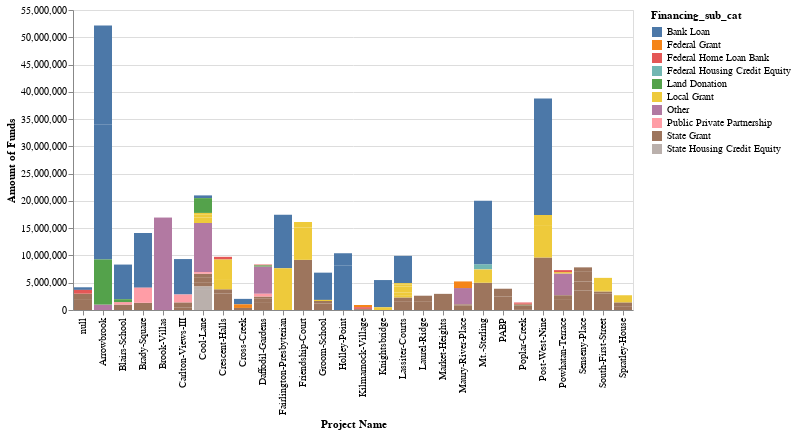

The code cell stored with this chart in its notebook:
### Code cell
alt.Chart(virginia_graph).mark_bar().encode(
    x='Project Name',
    y='Amount of Funds',
    color='Financing_sub_cat',
    tooltip=['Financing_sub_cat']
)

### Figure 1 — Vega-Lite specification as saved in the notebook (floating-point values rounded to 4 significant figures)
{"config": {"view": {"continuousWidth": 400, "continuousHeight": 300}}, "data": {"name": "data-00ca1c659753bc9e91703015b4edcfe9"}, "mark": "bar", "encoding": {"color": {"type": "nominal", "field": "Financing_sub_cat"}, "tooltip": [{"type": "nominal", "field": "Financing_sub_cat"}], "x": {"type": "nominal", "field": "Project Name"}, "y": {"type": "quantitative", "field": "Amount of Funds"}}, "$schema": "https://vega.github.io/schema/vega-lite/v4.0.2.json", "datasets": {"data-00ca1c659753bc9e91703015b4edcfe9": [{"Project Name": "Blairs-School", "Financing_sub_cat": "Bank Loan", "Funding Type": "Construction Financing", "Interest Rate": null, "Amount of Funds": 6350000.0, "State": "Virginia"}, {"Project Name": "Blairs-School", "Financing_sub_cat": "State Grant", "Funding Type": "Permanent Financing", "Interest Rate": "2.95%", "Amount of Funds": 1000000.0, "State": "Virginia"}, {"Project Name": "Blairs-School", "Financing_sub_cat": "Public Private Partnership", "Funding Type": "Permanent Financing", "Interest Rate": "6.50%", "Amount of Funds": 450000.0, "State": "Virginia"}, {"Project Name": "Blairs-School", "Financing_sub_cat": "Land Donation", "Funding Type": "Subsidized Financing", "Interest Rate": null, "Amount of Funds": 530500.0, "State": "Virginia"}, {"Project Name": "Fairlington-Presbyterian", "Financing_sub_cat": "Bank Loan", "Funding Type": "Permanent Financing", "Interest Rate": "4.23%", "Amount of Funds": 9796000.0, "State": "Virginia"}, {"Project Name": "Fairlington-Presbyterian", "Financing_sub_cat": "Local Grant", "Funding Type": "Permanent Financing", "Interest Rate": "1.00%", "Amount of Funds": 7650000.0, "State": "Virginia"}, {"Project Name": "Groom-School", "Financing_sub_cat": "Bank Loan", "Funding Type": "Construction Financing", "Interest Rate": null, "Amount of Funds": 5000000.0, "State": "Virginia"}, {"Project Name": "Groom-School", "Financing_sub_cat": "State Grant", "Funding Type": "Permanent Financing", "Interest Rate": "2.95%", "Amount of Funds": 1200000.0, "State": "Virginia"}, {"Project Name": "Groom-School", "Financing_sub_cat": "State Grant", "Funding Type": "Permanent Financing", "Interest Rate": "3.00%", "Amount of Funds": 450000.0, "State": "Virginia"}, {"Project Name": "Groom-School", "Financing_sub_cat": "Local Grant", "Funding Type": "Permanent Financing", "Interest Rate": "0.00%", "Amount of Funds": 197500.0, "State": "Virginia"}, {"Project Name": "Crescent-Halls", "Financing_sub_cat": "Other", "Funding Type": "Construction Financing", "Interest Rate": null, "Amount of Funds": null, "State": "Virginia"}, {"Project Name": "Crescent-Halls", "Financing_sub_cat": "State Grant", "Funding Type": "Permanent Financing", "Interest Rate": "0.50%", "Amount of Funds": 3000000.0, "State": "Virginia"}, {"Project Name": "Crescent-Halls", "Financing_sub_cat": "State Grant", "Funding Type": "Permanent Financing", "Interest Rate": "1.00%", "Amount of Funds": 800000.0, "State": "Virginia"}, {"Project Name": "Crescent-Halls", "Financing_sub_cat": "Federal Home Loan Bank", "Funding Type": "Permanent Financing", "Interest Rate": "0.00%", "Amount of Funds": 500000.0, "State": "Virginia"}, {"Project Name": "Crescent-Halls", "Financing_sub_cat": "Local Grant", "Funding Type": "Permanent Financing", "Interest Rate": "0.00%", "Amount of Funds": 1875000.0, "State": "Virginia"}, {"Project Name": "Crescent-Halls", "Financing_sub_cat": "Local Grant", "Funding Type": "Permanent Financing", "Interest Rate": "0.00%", "Amount of Funds": 3575000.0, "State": "Virginia"}, {"Project Name": "Senseny-Place", "Financing_sub_cat": "State Grant", "Funding Type": "Construction Financing", "Interest Rate": null, "Amount of Funds": 3559000.0, "State": "Virginia"}, {"Project Name": "Senseny-Place", "Financing_sub_cat": "State Grant", "Funding Type": "Permanent Financing", "Interest Rate": "5.00%", "Amount of Funds": 1669000.0, "State": "Virginia"}, {"Project Name": "Senseny-Place", "Financing_sub_cat": "State Grant", "Funding Type": "Permanent Financing", "Interest Rate": "2.95%", "Amount of Funds": 1890000.0, "State": "Virginia"}, {"Project Name": "Senseny-Place", "Financing_sub_cat": "State Grant", "Funding Type": "Permanent Financing", "Interest Rate": "1.00%", "Amount of Funds": 700000.0, "State": "Virginia"}, {"Project Name": "Post-West-Nine", "Financing_sub_cat": "Bank Loan", "Funding Type": "Construction Financing", "Interest Rate": null, "Amount of Funds": 21340000.0, "State": "Virginia"}, {"Project Name": "Post-West-Nine", "Financing_sub_cat": "State Grant", "Funding Type": "Permanent Financing", "Interest Rate": "4.52%", "Amount of Funds": 9627000.0, "State": "Virginia"}, {"Project Name": "Post-West-Nine", "Financing_sub_cat": "Local Grant", "Funding Type": "Permanent Financing", "Interest Rate": "1.00%", "Amount of Funds": 5790000.0, "State": "Virginia"}, {"Project Name": "Post-West-Nine", "Financing_sub_cat": "Local Grant", "Funding Type": "Permanent Financing", "Interest Rate": "3.75%", "Amount of Funds": 2000000.0, "State": "Virginia"}, {"Project Name": "Mt.-Sterling", "Financing_sub_cat": "Bank Loan", "Funding Type": "Construction Financing", "Interest Rate": null, "Amount of Funds": 11690000.0, "State": "Virginia"}, {"Project Name": "Mt.-Sterling", "Financing_sub_cat": "Federal Housing Credit Equity", "Funding Type": "Construction Financing", "Interest Rate": null, "Amount of Funds": 919900.0, "State": "Virginia"}, {"Project Name": "Mt.-Sterling", "Financing_sub_cat": "State Grant", "Funding Type": "Permanent Financing", "Interest Rate": "3.74%", "Amount of Funds": 4997000.0, "State": "Virginia"}, {"Project Name": "Mt.-Sterling", "Financing_sub_cat": "Local Grant", "Funding Type": "Permanent Financing", "Interest Rate": "2.75%", "Amount of Funds": 2380000.0, "State": "Virginia"}, {"Project Name": "Mt.-Sterling", "Financing_sub_cat": "Local Grant", "Funding Type": "Subsidized Financing", "Interest Rate": null, "Amount of Funds": 65000.0, "State": "Virginia"}, {"Project Name": "Lassiter-Courts", "Financing_sub_cat": "Bank Loan", "Funding Type": "Construction Financing", "Interest Rate": null, "Amount of Funds": 5000000.0, "State": "Virginia"}, {"Project Name": "Lassiter-Courts", "Financing_sub_cat": "State Grant", "Funding Type": "Permanent Financing", "Interest Rate": "1.50%", "Amount of Funds": 1500000.0, "State": "Virginia"}, {"Project Name": "Lassiter-Courts", "Financing_sub_cat": "State Grant", "Funding Type": "Permanent Financing", "Interest Rate": "1.50%", "Amount of Funds": 800000.0, "State": "Virginia"}, {"Project Name": "Lassiter-Courts", "Financing_sub_cat": "Local Grant", "Funding Type": "Permanent Financing", "Interest Rate": "0.00%", "Amount of Funds": 300000.0, "State": "Virginia"}, {"Project Name": "Lassiter-Courts", "Financing_sub_cat": "Local Grant", "Funding Type": "Permanent Financing", "Interest Rate": "0.00%", "Amount of Funds": 600000.0, "State": "Virginia"}, {"Project Name": "Lassiter-Courts", "Financing_sub_cat": "Local Grant", "Funding Type": "Permanent Financing", "Interest Rate": "0.00%", "Amount of Funds": 1113000.0, "State": "Virginia"}, {"Project Name": "Lassiter-Courts", "Financing_sub_cat": "Local Grant", "Funding Type": "Permanent Financing", "Interest Rate": "0.00%", "Amount of Funds": 400000.0, "State": "Virginia"}, {"Project Name": "Lassiter-Courts", "Financing_sub_cat": "Local Grant", "Funding Type": "Permanent Financing", "Interest Rate": "0.00%", "Amount of Funds": 214800.0, "State": "Virginia"}, {"Project Name": "Lassiter-Courts", "Financing_sub_cat": "Other", "Funding Type": "Subsidized Financing", "Interest Rate": null, "Amount of Funds": null, "State": "Virginia"}, {"Project Name": "Knightsbridge", "Financing_sub_cat": "Bank Loan", "Funding Type": "Permanent Financing", "Interest Rate": "4.21%", "Amount of Funds": 4990000.0, "State": "Virginia"}, {"Project Name": "Knightsbridge", "Financing_sub_cat": "Local Grant", "Funding Type": "Permanent Financing", "Interest Rate": "2.91%", "Amount of Funds": 500000.0, "State": "Virginia"}, {"Project Name": "Maury-River-Place", "Financing_sub_cat": "Other", "Funding Type": "Construction Financing", "Interest Rate": null, "Amount of Funds": 3000000.0, "State": "Virginia"}, {"Project Name": "Maury-River-Place", "Financing_sub_cat": "Federal Grant", "Funding Type": "Permanent Financing", "Interest Rate": "1.00%", "Amount of Funds": 1212000.0, "State": "Virginia"}, {"Project Name": "Maury-River-Place", "Financing_sub_cat": "State Grant", "Funding Type": "Permanent Financing", "Interest Rate": "2.95%", "Amount of Funds": 800000.0, "State": "Virginia"}, {"Project Name": "Maury-River-Place", "Financing_sub_cat": "State Grant", "Funding Type": "Permanent Financing", "Interest Rate": "5.50%", "Amount of Funds": 225000.0, "State": "Virginia"}, {"Project Name": "Market-Heights", "Financing_sub_cat": "State Grant", "Funding Type": "Permanent Financing", "Interest Rate": "6.03%", "Amount of Funds": 2960000.0, "State": "Virginia"}, {"Project Name": "Cool-Lane", "Financing_sub_cat": "Other", "Funding Type": "Construction Financing", "Interest Rate": null, "Amount of Funds": 9000000.0, "State": "Virginia"}, {"Project Name": "Cool-Lane", "Financing_sub_cat": "State Housing Credit Equity", "Funding Type": "Permanent Financing", "Interest Rate": "1.95%", "Amount of Funds": 3675000.0, "State": "Virginia"}, {"Project Name": "Cool-Lane", "Financing_sub_cat": "State Grant", "Funding Type": "Permanent Financing", "Interest Rate": "1.00%", "Amount of Funds": 800000.0, "State": "Virginia"}, {"Project Name": "Cool-Lane", "Financing_sub_cat": "State Grant", "Funding Type": "Permanent Financing", "Interest Rate": "1.00%", "Amount of Funds": 800000.0, "State": "Virginia"}, {"Project Name": "Cool-Lane", "Financing_sub_cat": "State Grant", "Funding Type": "Permanent Financing", "Interest Rate": "1.00%", "Amount of Funds": 750000.0, "State": "Virginia"}, {"Project Name": "Cool-Lane", "Financing_sub_cat": "Local Grant", "Funding Type": "Permanent Financing", "Interest Rate": "1.00%", "Amount of Funds": 1000000.0, "State": "Virginia"}, {"Project Name": "Cool-Lane", "Financing_sub_cat": "Local Grant", "Funding Type": "Permanent Financing", "Interest Rate": "1.00%", "Amount of Funds": 600000.0, "State": "Virginia"}, {"Project Name": "Cool-Lane", "Financing_sub_cat": "Local Grant", "Funding Type": "Permanent Financing", "Interest Rate": "1.00%", "Amount of Funds": 250000.0, "State": "Virginia"}, {"Project Name": "Cool-Lane", "Financing_sub_cat": "Bank Loan", "Funding Type": "Permanent Financing", "Interest Rate": "4.00%", "Amount of Funds": 500000.0, "State": "Virginia"}, {"Project Name": "Cool-Lane", "Financing_sub_cat": "Public Private Partnership", "Funding Type": "Permanent Financing", "Interest Rate": "4.00%", "Amount of Funds": 300000.0, "State": "Virginia"}, {"Project Name": "Cool-Lane", "Financing_sub_cat": "State Housing Credit Equity", "Funding Type": "Permanent Financing", "Interest Rate": "2.95%", "Amount of Funds": 625000.0, "State": "Virginia"}, {"Project Name": "Cool-Lane", "Financing_sub_cat": "Land Donation", "Funding Type": "Subsidized Financing", "Interest Rate": null, "Amount of Funds": 2710000.0, "State": "Virginia"}, {"Project Name": "Spratley-House", "Financing_sub_cat": "State Grant", "Funding Type": "Permanent Financing", "Interest Rate": "0.50%", "Amount of Funds": 700000.0, "State": "Virginia"}, {"Project Name": "Spratley-House", "Financing_sub_cat": "State Grant", "Funding Type": "Permanent Financing", "Interest Rate": "0.50%", "Amount of Funds": 700000.0, "State": "Virginia"}, {"Project Name": "Spratley-House", "Financing_sub_cat": "Local Grant", "Funding Type": "Permanent Financing", "Interest Rate": "0.00%", "Amount of Funds": 1305000.0, "State": "Virginia"}, {"Project Name": "Laurel-Ridge", "Financing_sub_cat": "State Grant", "Funding Type": "Permanent Financing", "Interest Rate": "5.75%", "Amount of Funds": 1500000.0, "State": "Virginia"}, {"Project Name": "Laurel-Ridge", "Financing_sub_cat": "State Grant", "Funding Type": "Permanent Financing", "Interest Rate": "2.95%", "Amount of Funds": 1120000.0, "State": "Virginia"}, {"Project Name": "Arrowbrook", "Financing_sub_cat": "Bank Loan", "Funding Type": "Construction Financing", "Interest Rate": null, "Amount of Funds": 24700000.0, "State": "Virginia"}, {"Project Name": "Arrowbrook", "Financing_sub_cat": "Bank Loan", "Funding Type": "Permanent Financing", "Interest Rate": "4.75%", "Amount of Funds": 18200000.0, "State": "Virginia"}, {"Project Name": "Arrowbrook", "Financing_sub_cat": "Other", "Funding Type": "Permanent Financing", "Interest Rate": "2.00%", "Amount of Funds": 994000.0, "State": "Virginia"}, {"Project Name": "Arrowbrook", "Financing_sub_cat": "Land Donation", "Funding Type": "Subsidized Financing", "Interest Rate": null, "Amount of Funds": 8268000.0, "State": "Virginia"}, {"Project Name": "Kilmarnock-Village", "Financing_sub_cat": "Federal Housing Credit Equity", "Funding Type": "Permanent Financing", "Interest Rate": "2.85%", "Amount of Funds": 62000.0, "State": "Virginia"}, {"Project Name": "Kilmarnock-Village", "Financing_sub_cat": "State Grant", "Funding Type": "Permanent Financing", "Interest Rate": "3.00%", "Amount of Funds": 150000.0, "State": "Virginia"}, {"Project Name": "Kilmarnock-Village", "Financing_sub_cat": "Federal Grant", "Funding Type": "Permanent Financing", "Interest Rate": "1.00%", "Amount of Funds": 405200.0, "State": "Virginia"}, {"Project Name": "Kilmarnock-Village", "Financing_sub_cat": "Federal Home Loan Bank", "Funding Type": "Permanent Financing", "Interest Rate": "0.00%", "Amount of Funds": 300000.0, "State": "Virginia"}, {"Project Name": "South-First-Street", "Financing_sub_cat": "Other", "Funding Type": "Construction Financing", "Interest Rate": null, "Amount of Funds": null, "State": "Virginia"}, {"Project Name": "South-First-Street", "Financing_sub_cat": "State Grant", "Funding Type": "Permanent Financing", "Interest Rate": "2.00%", "Amount of Funds": 3000000.0, "State": "Virginia"}, {"Project Name": "South-First-Street", "Financing_sub_cat": "State Grant", "Funding Type": "Permanent Financing", "Interest Rate": "1.00%", "Amount of Funds": 401800.0, "State": "Virginia"}, {"Project Name": "South-First-Street", "Financing_sub_cat": "Local Grant", "Funding Type": "Permanent Financing", "Interest Rate": "0.00%", "Amount of Funds": 100000.0, "State": "Virginia"}, {"Project Name": "South-First-Street", "Financing_sub_cat": "Local Grant", "Funding Type": "Permanent Financing", "Interest Rate": "0.00%", "Amount of Funds": 1265000.0, "State": "Virginia"}, {"Project Name": "South-First-Street", "Financing_sub_cat": "Local Grant", "Funding Type": "Permanent Financing", "Interest Rate": "0.00%", "Amount of Funds": 1125000.0, "State": "Virginia"}, {"Project Name": "Powhatan-Terrace", "Financing_sub_cat": "Other", "Funding Type": "Construction Financing", "Interest Rate": null, "Amount of Funds": 4000000.0, "State": "Virginia"}, {"Project Name": "Powhatan-Terrace", "Financing_sub_cat": "State Grant", "Funding Type": "Permanent Financing", "Interest Rate": "2.95%", "Amount of Funds": 2000000.0, "State": "Virginia"}, {"Project Name": "Powhatan-Terrace", "Financing_sub_cat": "State Grant", "Funding Type": "Permanent Financing", "Interest Rate": "1.00%", "Amount of Funds": 700000.0, "State": "Virginia"}, {"Project Name": "Powhatan-Terrace", "Financing_sub_cat": "Local Grant", "Funding Type": "Grants", "Interest Rate": null, "Amount of Funds": 250000.0, "State": "Virginia"}, {"Project Name": "Powhatan-Terrace", "Financing_sub_cat": "Federal Home Loan Bank", "Funding Type": "Subsidized Financing", "Interest Rate": null, "Amount of Funds": 360000.0, "State": "Virginia"}, {"Project Name": "Poplar-Creek", "Financing_sub_cat": "Other", "Funding Type": "Construction Financing", "Interest Rate": null, "Amount of Funds": null, "State": "Virginia"}, {"Project Name": "Poplar-Creek", "Financing_sub_cat": "State Grant", "Funding Type": "Permanent Financing", "Interest Rate": "1.95%", "Amount of Funds": 158000.0, "State": "Virginia"}, {"Project Name": "Poplar-Creek", "Financing_sub_cat": "State Grant", "Funding Type": "Permanent Financing", "Interest Rate": "0.50%", "Amount of Funds": 700000.0, "State": "Virginia"}, {"Project Name": "Poplar-Creek", "Financing_sub_cat": "Federal Home Loan Bank", "Funding Type": "Permanent Financing", "Interest Rate": "0.00%", "Amount of Funds": 250000.0, "State": "Virginia"}, {"Project Name": "Poplar-Creek", "Financing_sub_cat": "State Grant", "Funding Type": "Grants", "Interest Rate": null, "Amount of Funds": 30000.0, "State": "Virginia"}, {"Project Name": "Poplar-Creek", "Financing_sub_cat": "Land Donation", "Funding Type": "Subsidized Financing", "Interest Rate": null, "Amount of Funds": 73600.0, "State": "Virginia"}, {"Project Name": "Poplar-Creek", "Financing_sub_cat": "Federal Home Loan Bank", "Funding Type": "Subsidized Financing", "Interest Rate": null, "Amount of Funds": 160000.0, "State": "Virginia"}, {"Project Name": "Brook-Villas", "Financing_sub_cat": "Other", "Funding Type": "Construction Financing", "Interest Rate": null, "Amount of Funds": 11000000.0, "State": "Virginia"}, {"Project Name": "Brook-Villas", "Financing_sub_cat": "Other", "Funding Type": "Permanent Financing", "Interest Rate": "5.75%", "Amount of Funds": 5950000.0, "State": "Virginia"}, {"Project Name": "Cross-Creek", "Financing_sub_cat": "Bank Loan", "Funding Type": "Construction Financing", "Interest Rate": null, "Amount of Funds": 1000000.0, "State": "Virginia"}, {"Project Name": "Cross-Creek", "Financing_sub_cat": "Federal Grant", "Funding Type": "Permanent Financing", "Interest Rate": "1.00%", "Amount of Funds": 660800.0, "State": "Virginia"}, {"Project Name": "Cross-Creek", "Financing_sub_cat": "State Grant", "Funding Type": "Permanent Financing", "Interest Rate": "2.95%", "Amount of Funds": 380000.0, "State": "Virginia"}, {"Project Name": "Carlton-Views-III", "Financing_sub_cat": "Bank Loan", "Funding Type": "Construction Financing", "Interest Rate": null, "Amount of Funds": 6500000.0, "State": "Virginia"}, {"Project Name": "Carlton-Views-III", "Financing_sub_cat": "State Grant", "Funding Type": "Permanent Financing", "Interest Rate": "5.75%", "Amount of Funds": 500000.0, "State": "Virginia"}, {"Project Name": "Carlton-Views-III", "Financing_sub_cat": "State Grant", "Funding Type": "Permanent Financing", "Interest Rate": "2.95%", "Amount of Funds": 900000.0, "State": "Virginia"}, {"Project Name": "Carlton-Views-III", "Financing_sub_cat": "Public Private Partnership", "Funding Type": "Permanent Financing", "Interest Rate": "1.95%", "Amount of Funds": 1440000.0, "State": "Virginia"}, {"Project Name": "PABP", "Financing_sub_cat": "Other", "Funding Type": "Construction Financing", "Interest Rate": null, "Amount of Funds": null, "State": "Virginia"}, {"Project Name": "PABP", "Financing_sub_cat": "State Grant", "Funding Type": "Permanent Financing", "Interest Rate": "5.75%", "Amount of Funds": 2500000.0, "State": "Virginia"}, {"Project Name": "PABP", "Financing_sub_cat": "State Grant", "Funding Type": "Permanent Financing", "Interest Rate": "2.95%", "Amount of Funds": 1400000.0, "State": "Virginia"}, {"Project Name": "Daffodil-Gardens", "Financing_sub_cat": "Other", "Funding Type": "Construction Financing", "Interest Rate": null, "Amount of Funds": 5000000.0, "State": "Virginia"}, {"Project Name": "Daffodil-Gardens", "Financing_sub_cat": "State Grant", "Funding Type": "Permanent Financing", "Interest Rate": "1.50%", "Amount of Funds": 1450000.0, "State": "Virginia"}, {"Project Name": "Daffodil-Gardens", "Financing_sub_cat": "State Grant", "Funding Type": "Permanent Financing", "Interest Rate": "0.50%", "Amount of Funds": 700000.0, "State": "Virginia"}, {"Project Name": "Daffodil-Gardens", "Financing_sub_cat": "State Grant", "Funding Type": "Permanent Financing", "Interest Rate": "0.50%", "Amount of Funds": 325000.0, "State": "Virginia"}, {"Project Name": "Daffodil-Gardens", "Financing_sub_cat": "Federal Home Loan Bank", "Funding Type": "Permanent Financing", "Interest Rate": "0.00%", "Amount of Funds": 160000.0, "State": "Virginia"}, {"Project Name": "Daffodil-Gardens", "Financing_sub_cat": "Public Private Partnership", "Funding Type": "Grants", "Interest Rate": null, "Amount of Funds": 500000.0, "State": "Virginia"}, {"Project Name": "Daffodil-Gardens", "Financing_sub_cat": "Land Donation", "Funding Type": "Subsidized Financing", "Interest Rate": null, "Amount of Funds": 196300.0, "State": "Virginia"}, {"Project Name": "Friendship-Court", "Financing_sub_cat": "State Grant", "Funding Type": "Permanent Financing", "Interest Rate": "4.14%", "Amount of Funds": 9197000.0, "State": "Virginia"}, {"Project Name": "Friendship-Court", "Financing_sub_cat": "Local Grant", "Funding Type": "Permanent Financing", "Interest Rate": null, "Amount of Funds": 5940000.0, "State": "Virginia"}, {"Project Name": "Friendship-Court", "Financing_sub_cat": "Local Grant", "Funding Type": "Permanent Financing", "Interest Rate": null, "Amount of Funds": 1000000.0, "State": "Virginia"}, {"Project Name": "Holley-Point", "Financing_sub_cat": "Bank Loan", "Funding Type": "Construction Financing", "Interest Rate": null, "Amount of Funds": 8200000.0, "State": "Virginia"}, {"Project Name": "Holley-Point", "Financing_sub_cat": "Bank Loan", "Funding Type": "Permanent Financing", "Interest Rate": "6.75%", "Amount of Funds": 2150000.0, "State": "Virginia"}, {"Project Name": "Holley-Point", "Financing_sub_cat": "Bank Loan", "Funding Type": "Permanent Financing", "Interest Rate": null, "Amount of Funds": 105000.0, "State": "Virginia"}, {"Project Name": "Brady-Square", "Financing_sub_cat": "Bank Loan", "Funding Type": "Construction Financing", "Interest Rate": null, "Amount of Funds": 10000000.0, "State": "Virginia"}, {"Project Name": "Brady-Square", "Financing_sub_cat": "State Grant", "Funding Type": "Permanent Financing", "Interest Rate": "2.95%", "Amount of Funds": 1320000.0, "State": "Virginia"}, {"Project Name": "Brady-Square", "Financing_sub_cat": "Public Private Partnership", "Funding Type": "Permanent Financing", "Interest Rate": "5.50%", "Amount of Funds": 2775000.0, "State": "Virginia"}, {"Project Name": null, "Financing_sub_cat": "State Grant", "Funding Type": "Permanent Financing", "Interest Rate": "2.95%", "Amount of Funds": 2000000.0, "State": "Virginia"}, {"Project Name": null, "Financing_sub_cat": "State Grant", "Funding Type": "Permanent Financing", "Interest Rate": "5.50%", "Amount of Funds": 1000000.0, "State": "Virginia"}, {"Project Name": null, "Financing_sub_cat": "Bank Loan", "Funding Type": "Permanent Financing", "Interest Rate": "0%", "Amount of Funds": 480000.0, "State": "Virginia"}, {"Project Name": null, "Financing_sub_cat": "Federal Home Loan Bank", "Funding Type": "Permanent Financing", "Interest Rate": "0%", "Amount of Funds": 686800.0, "State": "Virginia"}]}}
